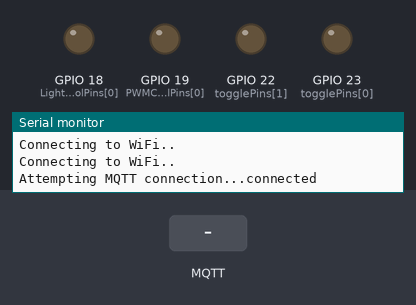
Recording of a program running on a simulated ESP32. Parts: output pins drawn as LEDs (lit = HIGH), the last lines printed to the serial monitor. The inputs (shaded band) are chosen by the test bench. WiFi joins after 1.5 s; servers stay silent unless stated; no MQTT or app messages arrive unless stated.

Above: at 3.2 s.
3.3 s: MQTT message "5" arrives on the first subscribed topic
At 4.1 s:
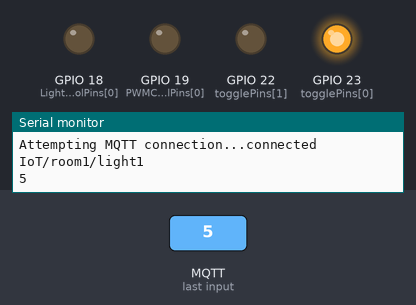
4.8 s: MQTT message "5" arrives on the second subscribed topic
At 5.3 s:
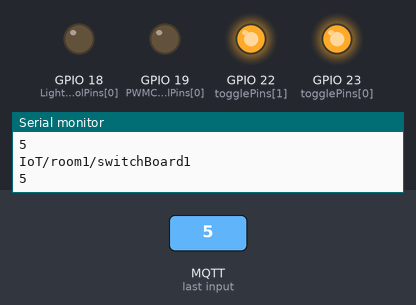
6.3 s: MQTT message "on" arrives on the first subscribed topic
At 7.5 s:
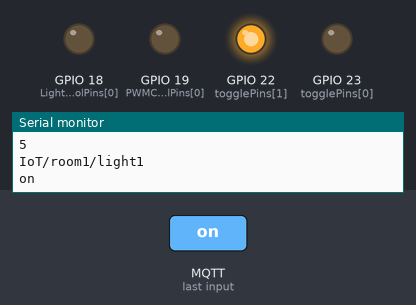
7.8 s: MQTT message "90" arrives on the first subscribed topic
At 8.8 s:
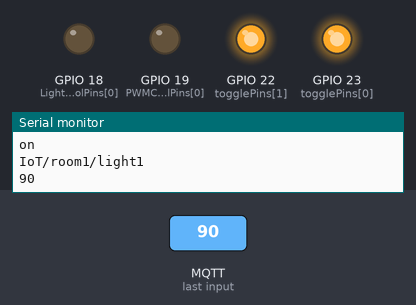
9.3 s: MQTT message "0" arrives on the first subscribed topic
At 9.9 s:
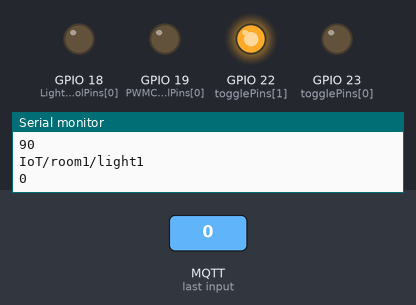
Timing chart, 0 to 11.8 s (numbered marks = the images above; inputs shaded):
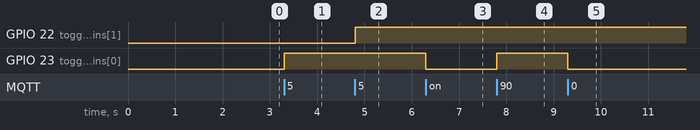

Measured:
- after the input at 3.3 s, GPIO 23 (togglePins[0]): LOW → HIGH at once
- after the input at 4.8 s, GPIO 22 (togglePins[1]): LOW → HIGH at once
- after the input at 6.3 s, GPIO 23 (togglePins[0]): HIGH → LOW at once
- after the input at 7.8 s, GPIO 23 (togglePins[0]): LOW → HIGH at once
- after the input at 9.3 s, GPIO 23 (togglePins[0]): HIGH → LOW at once

The program:

main.cpp
```cpp
/*
Author: Gurkirat Singh <gurkirat7092@yahoo.com>
Date: Oct 2, 2023
Description:
This code establishes a connection between an ESP32 module and an MQTT broker to control lights,
 a switchboard, and a fan via MQTT messages.
 It utilizes the PubSubClient library for MQTT communication and the LEDC library for PWM control,
 subscribing to specific MQTT topics to receive control commands.
  On receiving a message, it processes the payload to toggle states or adjust PWM values, controlling the connected hardware.
  DEBUG_MODE is a toggle to enable/disable debug messages.
  */

#include <Arduino.h>
#include <WiFi.h>
#include <PubSubClient.h>
WiFiClient wifi;
PubSubClient client(wifi);
#define SSID "Node "
#define PASSWORD "whyitellyou"
#define MQTT_SERVER "ec2-35-170-242-83.compute-1.amazonaws.com"
#define MQTT_PORT 1883
/*                      Debug Configurations                             */
#define DEBUG_MODE 1
/*                      Toggle Configurations                             */
#define totalTogglesTopics 2
String toggleTopics[totalTogglesTopics] = {"IoT/room1/light1", "IoT/room1/switchBoard1"};
bool toggleStates[totalTogglesTopics] = {0, 0};
uint8_t togglePins[totalTogglesTopics] = {23, 22};

/*                       PWM control Configurations                              */
#define totalPWMControlTopics 1
String PWMControlTopics[totalPWMControlTopics] = {"IoT/room1/fan1"};
uint8_t PWMControlStates[totalPWMControlTopics] = {0};
uint8_t PWMControlPins[totalPWMControlTopics] = {19};
/*                       Light brightness control Configurations                              */
#define totalLightControlTopics 1
String LightControlTopics[totalLightControlTopics] = {"IoT/room1/light2"};
bool LightControlStates[totalLightControlTopics] = {0};
uint8_t LightControlPins[totalLightControlTopics] = {18};
String LightBrightnessTopic[totalLightControlTopics] = {"IoT/room1/brightness1"};
uint8_t LightBrightnessStates[totalLightControlTopics] = {0};
/**
 * Callback function for handling MQTT messages.
 *
 * @param topic The topic of the message.
 * @param payload The payload of the message.
 * @param length The length of the payload.
 */
void callback(char *topic, byte *payload, unsigned int length)
{
  // Convert topic to string
  String receivedTopic = String(topic);

  // Null-terminate the payload
  payload[length] = '\0';

  // Parse payload to integer value
  String payloadString = String((char *)payload);
  int value = payloadString.toInt();

#if DEBUG_MODE
  // Print topic and payload for debugging
  Serial.println(topic);
  Serial.println(payloadString);
#endif

  // Handle toggle topics
  for (int i = 0; i < totalTogglesTopics; i++)
  {
    if (receivedTopic == toggleTopics[i])
    {
      // Update toggle state
      toggleStates[i] = value;

      // Set digital output pin
      digitalWrite(togglePins[i], toggleStates[i]);
      return;
    }
  }

  // Handle PWM control topics
  for (int i = 0; i < totalPWMControlTopics; i++)
  {
    if (receivedTopic == PWMControlTopics[i])
    {
      // Update PWM control state
      PWMControlStates[i] = value;

      // Set LEDC output
      ledcWrite(i + totalLightControlTopics, PWMControlStates[i]);
      return;
    }
  }

  // Handle light control topics
  for (int i = 0; i < totalLightControlTopics; i++)
  {
    if (receivedTopic == LightControlTopics[i])
    {
      // Update light control state
      LightControlStates[i] = value;

      // Set LEDC output with brightness
      ledcWrite(i, LightControlStates[i] * LightBrightnessStates[i]);
      return;
    }
  }

  // Handle light brightness topics
  for (int i = 0; i < totalLightControlTopics; i++)
  {
    if (receivedTopic == LightBrightnessTopic[i])
    {
      // Update light brightness state
      LightBrightnessStates[i] = value;

      // Set LEDC output with brightness
      ledcWrite(i, LightControlStates[i] * LightBrightnessStates[i]);
      return;
    }
  }
}
void reconnectMQTT()
{
  // Loop until
  while (!client.connected())
  {
#if DEBUG_MODE
    Serial.print("Attempting MQTT connection...");
#endif
    // Attempt to connect
    if (client.connect("ESP32Client1"))
    {
#if DEBUG_MODE
      Serial.println("connected");
#endif
    }
    else
    {
#if DEBUG_MODE
      Serial.print("failed, rc=");
      Serial.print(client.state());
      Serial.println(" try again in 5 seconds");
#endif
      // Wait 5 seconds before retrying
      delay(5000);
    }
  }
}
void setup()
{
#if DEBUG_MODE
  Serial.begin(115200);
#endif

  WiFi.begin(SSID, PASSWORD);
  while (WiFi.status() != WL_CONNECTED)
  {
    delay(1000);
#if DEBUG_MODE
    Serial.println("Connecting to WiFi..");
#endif
  }

  client.setServer(MQTT_SERVER, MQTT_PORT);
  client.setCallback(callback);

  // Ensure MQTT is connected before subscribing
  reconnectMQTT();

  for (int i = 0; i < totalTogglesTopics; i++)
  {
    client.subscribe(toggleTopics[i].c_str());
    pinMode(togglePins[i], OUTPUT);
    digitalWrite(togglePins[i], toggleStates[i]);
  }

  for (int i = 0; i < totalLightControlTopics; i++)
  {
    client.subscribe(LightBrightnessTopic[i].c_str());
    ledcSetup(i, 2000, 8);
    ledcAttachPin(LightControlPins[i], i);
    client.subscribe(LightControlTopics[i].c_str());
    ledcWrite(i, LightControlStates[i] * LightBrightnessStates[i] * 2.5);
  }

  for (int i = 0; i < totalPWMControlTopics; i++)
  {
    client.subscribe(PWMControlTopics[i].c_str());
    ledcSetup(i + totalLightControlTopics, 5000, 8);
    ledcAttachPin(PWMControlPins[i], i + totalLightControlTopics);
    ledcWrite(i + totalLightControlTopics, PWMControlStates[i]);
  }
}

void loop()
{
  if (!client.connected())
  {
    reconnectMQTT();
  }
  client.loop();
}
```
